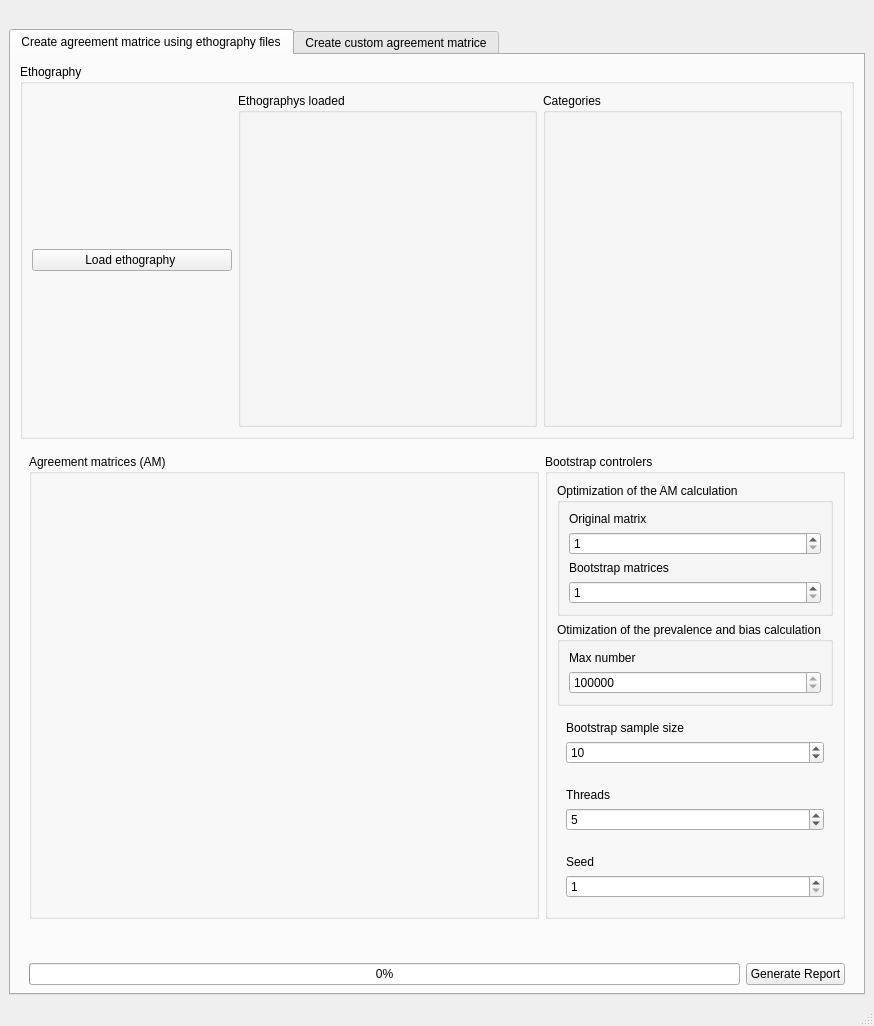
<?xml version="1.0" encoding="UTF-8"?>
<ui version="4.0">
 <class>Reliability</class>
 <widget class="QMainWindow" name="Reliability">
  <property name="geometry">
   <rect>
    <x>0</x>
    <y>0</y>
    <width>874</width>
    <height>1026</height>
   </rect>
  </property>
  <property name="windowTitle">
   <string>Agreement analysis</string>
  </property>
  <widget class="QWidget" name="centralwidget">
   <layout class="QVBoxLayout" name="verticalLayout_5">
    <item>
     <widget class="QLabel" name="label">
      <property name="maximumSize">
       <size>
        <width>600</width>
        <height>100</height>
       </size>
      </property>
      <property name="text">
       <string/>
      </property>
      <property name="pixmap">
       <pixmap resource="props/resource.qrc">:/img/logo_ethowatcher.png</pixmap>
      </property>
      <property name="scaledContents">
       <bool>true</bool>
      </property>
     </widget>
    </item>
    <item>
     <widget class="QTabWidget" name="tabWidget">
      <property name="currentIndex">
       <number>0</number>
      </property>
      <widget class="QWidget" name="tab_4">
       <attribute name="title">
        <string>Create agreement matrice using ethography files</string>
       </attribute>
       <layout class="QVBoxLayout" name="verticalLayout_14">
        <item>
         <widget class="QGroupBox" name="groupBox_5">
          <property name="minimumSize">
           <size>
            <width>0</width>
            <height>200</height>
           </size>
          </property>
          <property name="title">
           <string>Ethography</string>
          </property>
          <layout class="QHBoxLayout" name="horizontalLayout_5">
           <item>
            <widget class="QPushButton" name="pb_load_eto">
             <property name="maximumSize">
              <size>
               <width>200</width>
               <height>16777215</height>
              </size>
             </property>
             <property name="text">
              <string>Load ethography </string>
             </property>
            </widget>
           </item>
           <item>
            <widget class="QGroupBox" name="eto">
             <property name="title">
              <string>Ethographys loaded</string>
             </property>
             <layout class="QVBoxLayout" name="verticalLayout_8">
              <item>
               <widget class="QLabel" name="lb_eto_1">
                <property name="text">
                 <string/>
                </property>
               </widget>
              </item>
              <item>
               <widget class="QLabel" name="lb_eto_2">
                <property name="text">
                 <string/>
                </property>
               </widget>
              </item>
             </layout>
            </widget>
           </item>
           <item>
            <widget class="QGroupBox" name="groupBox_6">
             <property name="title">
              <string>Categories</string>
             </property>
             <layout class="QVBoxLayout" name="verticalLayout_7">
              <item>
               <widget class="QWidget" name="wd_set_categories" native="true"/>
              </item>
             </layout>
            </widget>
           </item>
          </layout>
         </widget>
        </item>
        <item>
         <widget class="QWidget" name="widget_4" native="true">
          <layout class="QHBoxLayout" name="horizontalLayout_4">
           <item>
            <widget class="QGroupBox" name="groupBox_8">
             <property name="minimumSize">
              <size>
               <width>300</width>
               <height>300</height>
              </size>
             </property>
             <property name="title">
              <string>Agreement matrices (AM)</string>
             </property>
             <layout class="QVBoxLayout" name="verticalLayout_9">
              <item>
               <widget class="QWidget" name="wd_matriz_2" native="true"/>
              </item>
             </layout>
            </widget>
           </item>
           <item>
            <widget class="QGroupBox" name="gb_controlers">
             <property name="minimumSize">
              <size>
               <width>0</width>
               <height>400</height>
              </size>
             </property>
             <property name="maximumSize">
              <size>
               <width>300</width>
               <height>16777215</height>
              </size>
             </property>
             <property name="title">
              <string>Bootstrap controlers</string>
             </property>
             <layout class="QVBoxLayout" name="verticalLayout_13">
              <item>
               <widget class="QGroupBox" name="groupBox_9">
                <property name="title">
                 <string>Optimization of the AM calculation</string>
                </property>
                <layout class="QVBoxLayout" name="verticalLayout_10">
                 <item>
                  <widget class="QLabel" name="label_3">
                   <property name="text">
                    <string>Original matrix</string>
                   </property>
                  </widget>
                 </item>
                 <item>
                  <widget class="QSpinBox" name="sb_qnt_simp_2">
                   <property name="minimum">
                    <number>1</number>
                   </property>
                  </widget>
                 </item>
                 <item>
                  <widget class="QLabel" name="label_2">
                   <property name="text">
                    <string>Bootstrap matrices</string>
                   </property>
                  </widget>
                 </item>
                 <item>
                  <widget class="QSpinBox" name="sb_sim_boots">
                   <property name="minimum">
                    <number>1</number>
                   </property>
                  </widget>
                 </item>
                </layout>
               </widget>
              </item>
              <item>
               <widget class="QGroupBox" name="groupBox_10">
                <property name="title">
                 <string>Otimization of the prevalence and bias calculation</string>
                </property>
                <layout class="QVBoxLayout" name="verticalLayout_11">
                 <item>
                  <widget class="QLabel" name="label_5">
                   <property name="text">
                    <string>Max number</string>
                   </property>
                  </widget>
                 </item>
                 <item>
                  <widget class="QSpinBox" name="sb_numero_maximo">
                   <property name="minimum">
                    <number>100000</number>
                   </property>
                   <property name="maximum">
                    <number>2000000</number>
                   </property>
                   <property name="singleStep">
                    <number>100000</number>
                   </property>
                  </widget>
                 </item>
                </layout>
               </widget>
              </item>
              <item>
               <widget class="QWidget" name="widget_3" native="true">
                <layout class="QVBoxLayout" name="verticalLayout_12">
                 <item>
                  <widget class="QLabel" name="label_4">
                   <property name="text">
                    <string>Bootstrap sample size</string>
                   </property>
                  </widget>
                 </item>
                 <item>
                  <widget class="QSpinBox" name="sb_reamostra">
                   <property name="minimum">
                    <number>1</number>
                   </property>
                   <property name="maximum">
                    <number>10000</number>
                   </property>
                   <property name="singleStep">
                    <number>10</number>
                   </property>
                   <property name="value">
                    <number>10</number>
                   </property>
                  </widget>
                 </item>
                </layout>
               </widget>
              </item>
              <item>
               <widget class="QWidget" name="widget_7" native="true">
                <layout class="QVBoxLayout" name="verticalLayout_6">
                 <item>
                  <widget class="QLabel" name="label_9">
                   <property name="text">
                    <string>Threads</string>
                   </property>
                  </widget>
                 </item>
                 <item>
                  <widget class="QSpinBox" name="sb_paralel">
                   <property name="minimum">
                    <number>1</number>
                   </property>
                   <property name="maximum">
                    <number>100</number>
                   </property>
                   <property name="value">
                    <number>5</number>
                   </property>
                  </widget>
                 </item>
                </layout>
               </widget>
              </item>
              <item>
               <widget class="QWidget" name="widget_14" native="true">
                <layout class="QVBoxLayout" name="verticalLayout_25">
                 <item>
                  <widget class="QLabel" name="label_11">
                   <property name="text">
                    <string>Seed</string>
                   </property>
                  </widget>
                 </item>
                 <item>
                  <widget class="QSpinBox" name="sb_seed">
                   <property name="minimum">
                    <number>1</number>
                   </property>
                   <property name="maximum">
                    <number>10000</number>
                   </property>
                   <property name="value">
                    <number>1</number>
                   </property>
                  </widget>
                 </item>
                </layout>
               </widget>
              </item>
             </layout>
            </widget>
           </item>
          </layout>
         </widget>
        </item>
        <item>
         <widget class="QWidget" name="widget_2" native="true">
          <property name="minimumSize">
           <size>
            <width>0</width>
            <height>50</height>
           </size>
          </property>
          <property name="maximumSize">
           <size>
            <width>16777215</width>
            <height>20</height>
           </size>
          </property>
          <layout class="QHBoxLayout" name="horizontalLayout_3">
           <item>
            <widget class="QProgressBar" name="progress_load_eto">
             <property name="value">
              <number>0</number>
             </property>
            </widget>
           </item>
           <item>
            <widget class="QPushButton" name="pb_creat_analisis">
             <property name="text">
              <string>Generate Report</string>
             </property>
            </widget>
           </item>
          </layout>
         </widget>
        </item>
       </layout>
      </widget>
      <widget class="QWidget" name="tab_3">
       <attribute name="title">
        <string>Create custom agreement matrice</string>
       </attribute>
       <layout class="QVBoxLayout" name="verticalLayout_4">
        <item>
         <widget class="QGroupBox" name="groupBox">
          <property name="minimumSize">
           <size>
            <width>0</width>
            <height>200</height>
           </size>
          </property>
          <property name="maximumSize">
           <size>
            <width>16777215</width>
            <height>200</height>
           </size>
          </property>
          <property name="title">
           <string>1- Insert at least three behavioral categories</string>
          </property>
          <layout class="QHBoxLayout" name="horizontalLayout">
           <item>
            <widget class="QWidget" name="widget" native="true">
             <property name="maximumSize">
              <size>
               <width>300</width>
               <height>16777215</height>
              </size>
             </property>
             <layout class="QVBoxLayout" name="verticalLayout_2">
              <item>
               <widget class="QGroupBox" name="groupBox_3">
                <property name="title">
                 <string>2- Digite the categorie name</string>
                </property>
                <layout class="QHBoxLayout" name="horizontalLayout_2">
                 <item>
                  <widget class="QLineEdit" name="le_categorie_text"/>
                 </item>
                 <item>
                  <widget class="QPushButton" name="pb_add_categorie">
                   <property name="text">
                    <string>Add new categorie</string>
                   </property>
                  </widget>
                 </item>
                </layout>
               </widget>
              </item>
              <item>
               <widget class="QPushButton" name="pb_create_matriz">
                <property name="enabled">
                 <bool>false</bool>
                </property>
                <property name="text">
                 <string>3- Start create the agreement table</string>
                </property>
               </widget>
              </item>
             </layout>
            </widget>
           </item>
           <item>
            <widget class="QGroupBox" name="groupBox_2">
             <property name="title">
              <string>Categories</string>
             </property>
             <layout class="QVBoxLayout" name="verticalLayout">
              <item>
               <widget class="QWidget" name="wd_catregorias" native="true"/>
              </item>
             </layout>
            </widget>
           </item>
          </layout>
         </widget>
        </item>
        <item>
         <widget class="QWidget" name="widget_5" native="true">
          <layout class="QHBoxLayout" name="horizontalLayout_6">
           <item>
            <widget class="QGroupBox" name="groupBox_4">
             <property name="minimumSize">
              <size>
               <width>300</width>
               <height>300</height>
              </size>
             </property>
             <property name="title">
              <string>Agreement matrices (AM)</string>
             </property>
             <layout class="QHBoxLayout" name="horizontalLayout_7">
              <item>
               <widget class="QWidget" name="wd_matriz" native="true"/>
              </item>
              <item>
               <widget class="QWidget" name="widget_9" native="true">
                <property name="minimumSize">
                 <size>
                  <width>0</width>
                  <height>450</height>
                 </size>
                </property>
                <property name="maximumSize">
                 <size>
                  <width>300</width>
                  <height>500</height>
                 </size>
                </property>
                <layout class="QVBoxLayout" name="verticalLayout_20">
                 <item>
                  <widget class="QGroupBox" name="groupBox_7">
                   <property name="title">
                    <string>After finish inserting</string>
                   </property>
                   <layout class="QVBoxLayout" name="verticalLayout_19">
                    <item>
                     <widget class="QPushButton" name="pb_finish_editing">
                      <property name="enabled">
                       <bool>false</bool>
                      </property>
                      <property name="text">
                       <string>4- Finish editing agreement table</string>
                      </property>
                     </widget>
                    </item>
                   </layout>
                  </widget>
                 </item>
                 <item>
                  <widget class="QGroupBox" name="gb_boots_controle_1">
                   <property name="maximumSize">
                    <size>
                     <width>300</width>
                     <height>16777215</height>
                    </size>
                   </property>
                   <property name="title">
                    <string>Bootstrap controlers</string>
                   </property>
                   <layout class="QVBoxLayout" name="verticalLayout_3">
                    <item>
                     <widget class="QGroupBox" name="groupBox_13">
                      <property name="minimumSize">
                       <size>
                        <width>0</width>
                        <height>90</height>
                       </size>
                      </property>
                      <property name="maximumSize">
                       <size>
                        <width>16777215</width>
                        <height>90</height>
                       </size>
                      </property>
                      <property name="title">
                       <string>Otimization of the prevalence and bias calculation</string>
                      </property>
                      <layout class="QVBoxLayout" name="verticalLayout_17">
                       <item>
                        <widget class="QLabel" name="label_8">
                         <property name="text">
                          <string>Max number</string>
                         </property>
                        </widget>
                       </item>
                       <item>
                        <widget class="QSpinBox" name="sb_numero_maximo_3">
                         <property name="minimum">
                          <number>100000</number>
                         </property>
                         <property name="maximum">
                          <number>2000000</number>
                         </property>
                         <property name="singleStep">
                          <number>100000</number>
                         </property>
                        </widget>
                       </item>
                      </layout>
                     </widget>
                    </item>
                    <item>
                     <widget class="QGroupBox" name="groupBox_12">
                      <property name="minimumSize">
                       <size>
                        <width>0</width>
                        <height>120</height>
                       </size>
                      </property>
                      <property name="maximumSize">
                       <size>
                        <width>16777215</width>
                        <height>120</height>
                       </size>
                      </property>
                      <property name="title">
                       <string>Optimization of the AM calculation</string>
                      </property>
                      <layout class="QHBoxLayout" name="horizontalLayout_8">
                       <item>
                        <widget class="QWidget" name="widget_8" native="true">
                         <layout class="QVBoxLayout" name="verticalLayout_24">
                          <item>
                           <widget class="QLabel" name="label_6">
                            <property name="text">
                             <string>Original matrix</string>
                            </property>
                           </widget>
                          </item>
                          <item>
                           <widget class="QSpinBox" name="sb_qnt_simp_medida">
                            <property name="enabled">
                             <bool>true</bool>
                            </property>
                            <property name="minimum">
                             <number>1</number>
                            </property>
                           </widget>
                          </item>
                         </layout>
                        </widget>
                       </item>
                       <item>
                        <widget class="QWidget" name="widget_15" native="true">
                         <layout class="QVBoxLayout" name="verticalLayout_26">
                          <item>
                           <widget class="QLabel" name="label_7">
                            <property name="text">
                             <string>Bootstrap matrices</string>
                            </property>
                           </widget>
                          </item>
                          <item>
                           <widget class="QSpinBox" name="sb_sim_boots_2">
                            <property name="enabled">
                             <bool>true</bool>
                            </property>
                            <property name="minimum">
                             <number>1</number>
                            </property>
                           </widget>
                          </item>
                         </layout>
                        </widget>
                       </item>
                      </layout>
                     </widget>
                    </item>
                    <item>
                     <widget class="QWidget" name="widget_6" native="true">
                      <property name="minimumSize">
                       <size>
                        <width>0</width>
                        <height>80</height>
                       </size>
                      </property>
                      <property name="maximumSize">
                       <size>
                        <width>16777215</width>
                        <height>80</height>
                       </size>
                      </property>
                      <layout class="QVBoxLayout" name="verticalLayout_18">
                       <item>
                        <widget class="QLabel" name="label_10">
                         <property name="text">
                          <string>Bootstrap sample size</string>
                         </property>
                        </widget>
                       </item>
                       <item>
                        <widget class="QSpinBox" name="sb_reamostra_2">
                         <property name="minimum">
                          <number>1</number>
                         </property>
                         <property name="maximum">
                          <number>10000</number>
                         </property>
                         <property name="value">
                          <number>100</number>
                         </property>
                        </widget>
                       </item>
                      </layout>
                     </widget>
                    </item>
                    <item>
                     <widget class="QWidget" name="widget_16" native="true">
                      <layout class="QHBoxLayout" name="horizontalLayout_9">
                       <item>
                        <widget class="QWidget" name="widget_12" native="true">
                         <property name="maximumSize">
                          <size>
                           <width>16777215</width>
                           <height>80</height>
                          </size>
                         </property>
                         <layout class="QVBoxLayout" name="verticalLayout_23">
                          <item>
                           <widget class="QLabel" name="label_12">
                            <property name="text">
                             <string>Threads</string>
                            </property>
                           </widget>
                          </item>
                          <item>
                           <widget class="QSpinBox" name="sb_paralel_2">
                            <property name="minimum">
                             <number>1</number>
                            </property>
                            <property name="maximum">
                             <number>100</number>
                            </property>
                            <property name="value">
                             <number>5</number>
                            </property>
                           </widget>
                          </item>
                         </layout>
                        </widget>
                       </item>
                       <item>
                        <widget class="QWidget" name="widget_13" native="true">
                         <property name="maximumSize">
                          <size>
                           <width>16777215</width>
                           <height>80</height>
                          </size>
                         </property>
                         <layout class="QVBoxLayout" name="verticalLayout_16">
                          <item>
                           <widget class="QLabel" name="label_13">
                            <property name="text">
                             <string>Seed</string>
                            </property>
                           </widget>
                          </item>
                          <item>
                           <widget class="QSpinBox" name="sb_seed_2">
                            <property name="minimum">
                             <number>1</number>
                            </property>
                            <property name="maximum">
                             <number>10000</number>
                            </property>
                            <property name="value">
                             <number>1</number>
                            </property>
                           </widget>
                          </item>
                         </layout>
                        </widget>
                       </item>
                      </layout>
                     </widget>
                    </item>
                   </layout>
                  </widget>
                 </item>
                </layout>
               </widget>
              </item>
             </layout>
            </widget>
           </item>
          </layout>
         </widget>
        </item>
        <item>
         <widget class="QProgressBar" name="progress_editados">
          <property name="value">
           <number>0</number>
          </property>
         </widget>
        </item>
        <item>
         <widget class="QPushButton" name="pushButton_2">
          <property name="enabled">
           <bool>false</bool>
          </property>
          <property name="text">
           <string>Generate agreement report</string>
          </property>
         </widget>
        </item>
       </layout>
      </widget>
     </widget>
    </item>
   </layout>
  </widget>
  <widget class="QMenuBar" name="menubar">
   <property name="geometry">
    <rect>
     <x>0</x>
     <y>0</y>
     <width>874</width>
     <height>21</height>
    </rect>
   </property>
  </widget>
  <widget class="QStatusBar" name="statusbar"/>
 </widget>
 <resources>
  <include location="props/resource.qrc"/>
 </resources>
 <connections/>
</ui>
